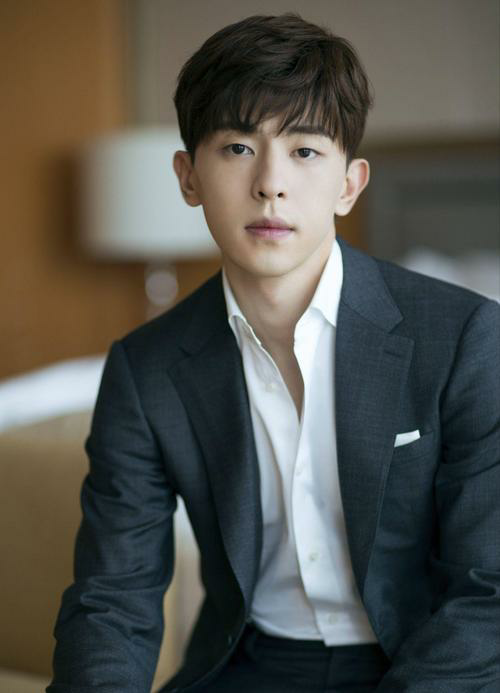
#> input picture shujuji/denglun/denglun_01.png, 500 x 693 px; its folder holds only this picture in this run
$ python face.py   (older library calls are emulated)
#> lines starting #> are read from the running program, lines starting #| are printed output that depends on the picture
#> pass 2 of the loop in read_img, `for i in os.listdir(path):`:
# -*- coding: utf-8 -*-
from sklearn.metrics import accuracy_score
from sklearn.model_selection import train_test_split
from skimage import io, transform
import glob
import os
#import tensorflow as tf
import numpy as np
#import time
import cv2

from numpy import linalg as LA
path = 'D:\桌面\机器学习大作业\shujuji'

# 将所有的图片resize成100*100
w = 600
h = 800
c = 1
output_dir = './faces'
#if not os.path.exists(output_dir):
#    os.makedirs(output_dir)
#   找出图片的脸
size=200
face_cascade = cv2.CascadeClassifier('E:\Anaconda3\lib\site-packages\cv2\data\haarcascade_frontalface_default.xml')
    #导入人脸级联分类器引擎，‘.xml’文件里包含训练出来的人脸特征
eye_cascade = cv2.CascadeClassifier('E:\Anaconda3\lib\site-packages\cv2\data\haarcascade_eye.xml')
    #导入人眼级联分类器引擎，‘.xml’文件里包含训练出来的人眼特征

def find_trace(input_img):
#> called with input_img = 'shujuji/denglun/denglun_01.png'
    global img_face
    img = io.imread(input_img)
#> img is the input picture: shape (693, 500, 3); mean R, G, B 83.1, 82.8, 76.2
    # img = cv2.imread(im)

    img = cv2.resize(img, (w, h), interpolation=cv2.INTER_CUBIC)
#> img: shape (800, 600, 3)
    img = cv2.cvtColor(img, cv2.COLOR_BGR2GRAY)
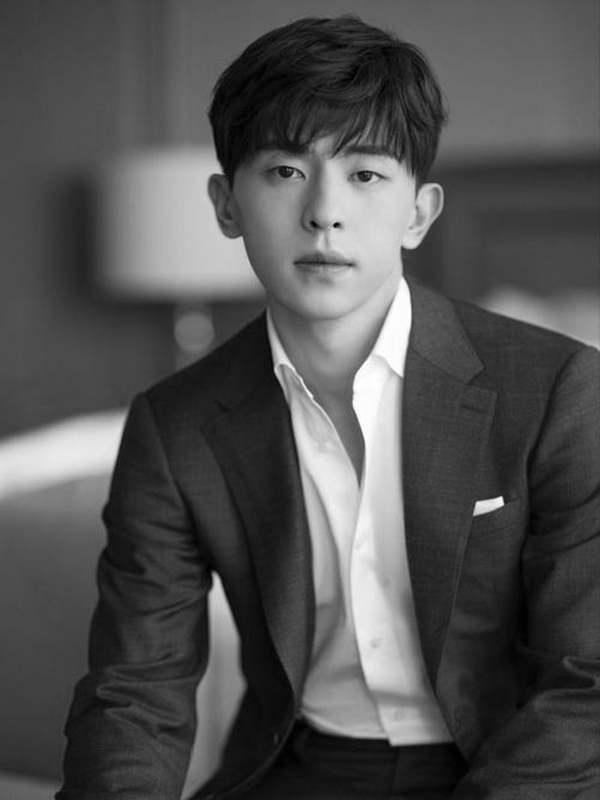
#> img: shape (800, 600); min 0, max 254, mean 80.8
    faces = face_cascade.detectMultiScale(img, 1.3, 5)
#> faces = [[226, 96, 204, 204]]
    # 对，每一张脸，进行如下操作
    for (x, y, ww, hh) in faces:
        face_area = img[y:y + hh, x:x + ww]

        # 调整图片的尺寸
        img_face = cv2.resize(face_area, (size, size))
#> this loop made 1 pass
#> pass 1, in find_trace, `face_area = img[y:y + hh, x:x + ww]`:
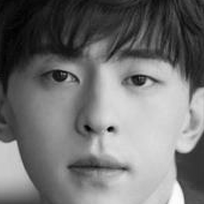
#> face_area: shape (204, 204); min 1, max 254, mean 114.4
    #return img_face


# pca的本质是对图片进行降维
def pca(imgpca, k):
#> called with k = 12
    w, h = imgpca.shape
#> w = 200; h = 200
    # 求均值
    for i in range(h):
        mean = np.array([np.mean(imgpca[:i])])
#> this loop made 200 passes
#> mean on passes 1 to 3: [nan], [30.45], [30.18]
    # 对每一行进行零均值化
    imgpca_mean = imgpca - mean
    # 求出协方差矩阵
    cov = np.dot(np.transpose(imgpca_mean), imgpca_mean)/h
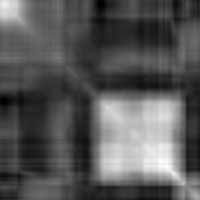
#> cov: shape (200, 200) float64; min -304.9, max 7243.7, mean 2282.5; drawn with min black and max white
    # 计算矩阵的特征值和特征向量
    evals, evecs = LA.eig(cov)
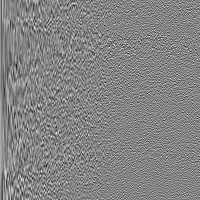
#> evecs: shape (200, 200) float64; min -0.344, max 0.32, mean 0.000166; drawn with min black and max white
#> evals = 200 values, max 511846.9 at index 0, min 1.21e-06 at index 188, mean 4511.2
    # 将特征向量按对应特征值大小从上到下按行排列成矩阵，取前k行组成矩阵P
    sorted_indics = np.argsort(evals)
#> sorted_indics = 200 values, max 199 at index 10, min 0 at index 199, mean 99.5

    topk_evecs = evecs[:, sorted_indics[:-k - 1:-1]]

    # 降维到k维后的新数据
    new = np.dot(imgpca_mean, topk_evecs)
    # 将降维后的数据映射回原空间
    img_pca_new = np.dot(new, np.transpose(topk_evecs)) + mean
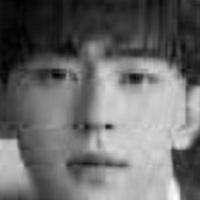
#> img_pca_new: shape (200, 200) float64; min 1.61, max 268.3, mean 114.3; drawn with min black and max white
    return img_pca_new


def read_img(s):
    #标签个数
    label_length = len(os.listdir(s))
    print("标签种类个数为" ,label_length)
    #数据集里的图片总数
    img_length = 0
    for i in os.listdir(path):

        full = os.path.join(path, i)
        # print(full)
        if os.path.isdir(full):
            img_len = len(os.listdir(full))
            img_length = img_length + img_len
    print("图片总数为",img_length)


    cate = [s + '/' + x for x in os.listdir(s) if os.path.isdir(s + '/' + x)]
    #print("cate is",cate)
    #imgs = [[]]
    labels = []
    #img_faces = [[]]
    img_pcas = [[]]*img_length
    #img_pcas={}
    i = 0
    for idx, folder in enumerate(cate):
        for im in glob.glob(folder + '/*.png'):
            #print('reading the images:%s' % (im))
            #img = io.imread(im)
            # img = cv2.imread(im)

            find_trace(im)
            # 提取出的人脸数据
            # img_face=face_detection(img)
            # img降维后的数据
            img_pca = pca(img_face, 12)  #对图片进行pca特征提取
            # [4 lines of commented-out code are left out]
            labels.append(idx)
            #img_faces[i] = img_face
            #print(img_pca)
            #img_pcas.append(1)
            img_pcas[i] = np.array(img_pca)
            #print(img_pcas)
            i=i+1 #将新的人脸图片放到下一个矩阵中
#> pass 2 of the loop in read_img, `for idx, folder in enumerate(cate):`:
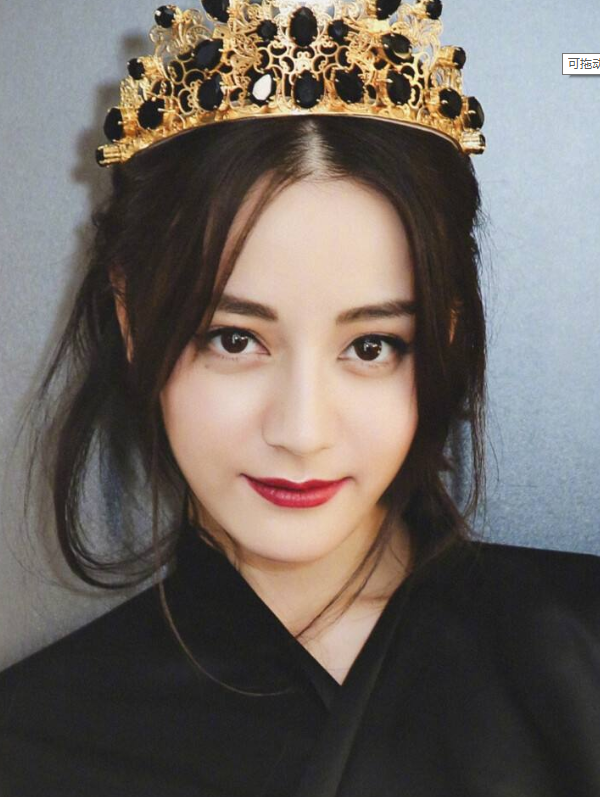
#> input picture shujuji/dili/dili_01.png, 600 x 800 px
#> in find_trace, img is the input picture: shape (800, 600, 4); mean R, G, B, A 110.7, 103.3, 98, 255
#> faces = [[129, 215, 350, 350]]
#> the loop in find_trace (call 2), `for (x, y, ww, hh) in faces:` made 1 pass
#> the loop in pca (call 2), `for i in range(h):` made 200 passes
#> mean on passes 1 to 3: [nan], [104.6], [105.3]
#> in pca (call 2), `evals, evecs = LA.eig(cov)`:
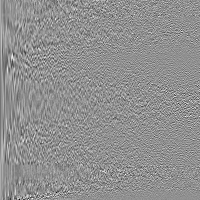
#> evecs: shape (200, 200) float64; min -0.47, max 0.358, mean -1.59e-06; drawn with min black and max white
#> evals = 200 values, max 658431.8 at index 0, min 2.49e-05 at index 175, mean 4747.7
#> sorted_indics = 200 values, max 199 at index 14, min 0 at index 199, mean 99.5
#> in pca (call 2), `img_pca_new = np.dot(new, np.transpose(topk_evecs)) + mean`:
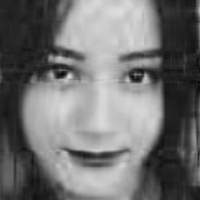
#> img_pca_new: shape (200, 200) float64; min 3.47, max 222.8, mean 113.8
    # return np.asarray(imgs, np.float32), np.asarray(labels, np.int32),img_faces, img_pcas
    return img_pcas, np.asarray(labels, np.int32),label_length
    # return img_faces,np.assary(labels,np.int32)

def train_classify(x,y):
    #打乱顺序
    num_example=len(y)
    arr=np.arange(num_example)
    np.random.shuffle(arr)
    x=x[arr]
    y=y[arr]
    #z=z[arr]
    # 将所有数据分为训练集和验证集
    ratio = 0.8
    s = np.int(num_example * ratio)
    x_train = x[:s]
    y_train = y[:s]
    #z_train = z[:s]
    x_val = x[s:]
    y_val = y[s:]
    #z_val = z[s:]
    return x_train,y_train,x_val,y_val
# [10 lines of commented-out code are left out]
def k(train_pcas, labels, k, test,labellength):
    #
    l = len(labels)
    distances = [[]] * l

    # 使被识别的脸与每一张特征脸做欧式距离
    for i in range(l):
        ou = pow((test - train_pcas[i]), 2)
        distance = ou.sum(axis=1)
        distance = sum(distance)
        #print("distance is",distance)
        distances[i] = distance
    # 将待识别图片与所有pca特征脸的欧式距离从大到小排列
    distances = np.array(distances)
    sort = distances.argsort()
    count = np.arange(labellength)
    # 选出欧式距离最小的k个图片标签投票得出结果
    for i in range(k):
        vote = labels[sort[i]]
        #print("vote is",vote)
        #count.append(1)
        count[vote] = count[vote] + 1
        #print(count)
    yuce = np.argmax(count)

    return yuce

if __name__ =='__main__':
    # 获取pca处理后的图片以及标签
    pca_img,labels,labels_length=read_img(path)
#> pca_img = 2 items; labels = [0, 1]; labels_length = 2
    #print("pca_img的类型",type(pca_img))
    #print("labels_length is",labels_length)
    #train_pca, train_label, test_pca,test_label =train_classify(pca_img,labels)
    train_pca,test_pca, train_label, test_label = train_test_split(pca_img, labels,test_size=0.25,random_state=0)
#> train_pca = 1 item; test_pca = 1 item; train_label = [0]; test_label = [1]
    #对每一个测试集图片进行k近邻法预测得到预测值

    ll=len(test_label)
#> ll = 1
    yuce=np.arange(ll)
#> yuce = [0]
    for i in range(ll):
        #yuce.append(1)
#> (the run stopped early here; a loop or call above may not have finished)
